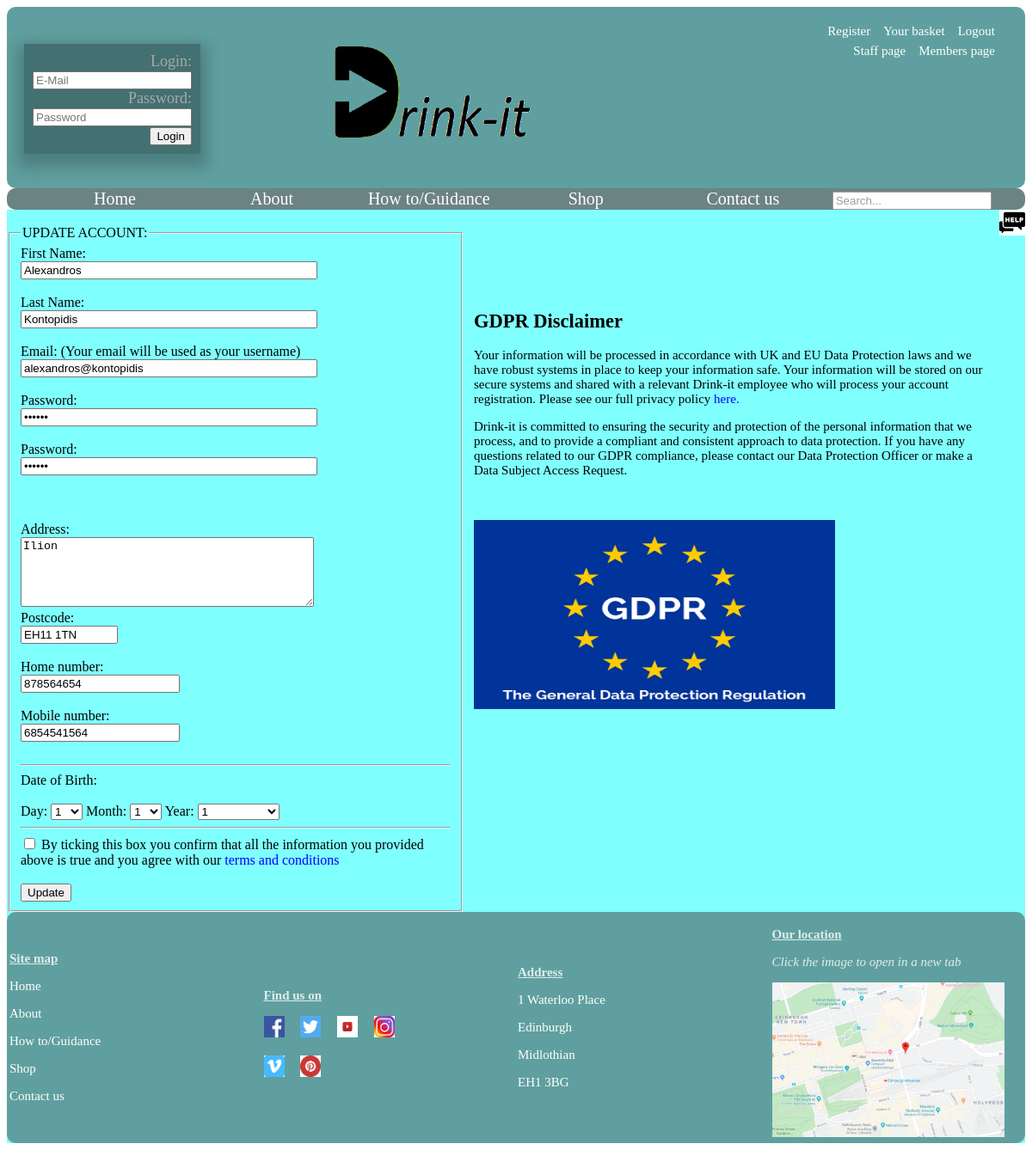
The app's page /update.php?customerID=126 (signed in) with its own data.
### tables this page shows
CREATE TABLE `customers` (
  `customerID` int(10) UNSIGNED NOT NULL,
  `firstName` char(50) NOT NULL,
  `lastName` char(50) NOT NULL,
  `email` char(50) NOT NULL,
  `password1` char(50) NOT NULL,
  `password2` char(50) NOT NULL,
  `address` char(250) NOT NULL,
  `postcode` char(20) NOT NULL,
  `homeNumber` char(20) DEFAULT NULL,
  `mobileNumber` char(20) DEFAULT NULL,
  `day` char(2) DEFAULT NULL,
  `month` char(2) DEFAULT NULL,
  `year` char(40) DEFAULT NULL,
  `agree` varchar(1) NOT NULL
);

### update.php (the view, shortened to what this page needs)
<?php
include 'connect.php';
include 'process-update-form.php';
$id = $_GET['customerID'];
$query = "SELECT * FROM customers WHERE customerID=$id";
$result = mysqli_query($connect, $query);
?>
<!DOCTYPE html>
<html lang="en">
<head>
	<link rel="stylesheet" href="css/style.css">
</head>
<header>
	<div><?php if(!isset($_SESSION['email'])){echo '<a class="toplinks" href="login.php">Login</a>';}else{echo '<a class="toplinks" href="session-feedback.php">Logout</a>';}?></div>
	<div><a class="toplinks" href="under_construction.html">Your basket</a></div>
	<div><a class="toplinks" href="register.php">Register</a></div><br/>
	<div><a class="toplinks" href="loggedin.php">Members page</a></div>
	<div><a class="toplinks" href="staff_area.php">Staff page</a></div>
	<div class="loginpopup">
		<div class="account">
			<form>
			Login:
			<div>
				<input type="text" name="login" placeholder="E-Mail">
			</div>
             Password:
			<div>
				<input type="password" name="password" placeholder="Password">
			</div>
			<div>
				<input type="submit" value="Login">
			</div>
			</form>
		</div>
	</div>
	<a href="landingpage.html"><img class="logo" src="images/logo2.png" alt="logo"></a>
</header>
<body>
<div class="menu">
	<div class="item"><a href="landingPage.php" target="_self">Home</a></div>
	<div class="item"><a href="under_construction.php" target="_self">About</a></div>
	<div class="item"><a href="guidance.php" target="_self">How to/Guidance</a></div>
	<div class="item"><a href="under_construction.php" target="_self">Shop</a></div>
	<div class="item"><a href="under_construction.php" target="_self">Contact us</a></div>
	<div class="item"><input type="text" placeholder="Search..."></div>
</div>
<div class="background">
	<a href="guidance.php"><img class="sticky" src="images/help.png" alt="help"></a>
<?php
while ($row = mysqli_fetch_assoc($result)){
	$id = $row['customerID'];
	$firstName = $row['firstName'];
	$lastName = $row['lastName'];
	$email = $row['email'];
	$password1 = $row['password1'];
	$password2 = $row['password2'];
	$address = $row['address'];
	$postcode = $row['postcode'];
	$homeNumber = $row['homeNumber'];
	$mobileNumber = $row['mobileNumber'];
	$day = $row['day'];
}
?>
<div  class="general">
<div class="registerdiv">
<form action = "update_confirmation.php?customerID=<?php echo $id; ?>" method="post">
<fieldset style="width:500px">
<legend>UPDATE ACCOUNT:</legend>
	<label for="firstName">First Name:</label><br/>
	<input size="40" type="text" name="firstName" id="firstName" required autofocus value="<?php echo $firstName; ?>"/><br/>
	<br/><label for="lastName">Last Name:</label><br/>
	<input size="40" type="text" name="lastName" id="lastName" required value="<?php echo $lastName; ?>"/><br/>
	<br/><label for="email">Email: (Your email will be used as your username)</label><br/>
	<input size="40" type="email" name="email" id="email" required value="<?php echo $email; ?>"/><br/>
	<br/><label for="password1">Password:</label><br/>
	<input size="40" name="password1" type="password" required id="password1" value="<?php echo $password1; ?>"/><br/>
	<br/><label for="password2">Password:</label><br/>
	<input size="40" name="password2" type="password" required onchange="check();" id="password2" value="<?php echo $password2; ?>"/><br/><br/>
	<span id="match" ><b></b></span><br>
	<br/><label for="address">Address:</label><br/>
	<textarea name="address" id="address" rows="5" cols="40"><?php echo $address; ?></textarea>
	<br/><label for="postcode">Postcode:</label><br/>
	<input size="11" name="postcode" pattern="[A-Za-z]{1,2}[0-9Rr][0-9A-Za-z]? [0-9][ABD-HJLNP-UW-Zabd-hjlnp-uw-z]{2}" id="postcode" required value="<?php echo $postcode; ?>"/><br/>
	<br/><label for="homeNumber">Home number:</label><br/>
	<input type="number" name="homeNumber" id="homeNumber" required value="<?php echo $homeNumber; ?>"/><br/>
	<br/><label for="mobileNumber">Mobile number:</label><br/>
	<input type="number" name="mobileNumber" id="mobileNumber" required value="<?php echo $mobileNumber; ?>"/><br/><br/>
	<hr>
	<label>Date of Birth:</label><br/>
	<br><label class = "dob" for="day">Day:</label>
	<select name="day" id = "day" size="1">
		<option selected="selected" ><?php echo $day; ?></option>
	</select>
	<label class = "dob" for="month">Month:</label>
	<select name="month" id="month" size="1">
		<option selected="selected" ><?php echo $day; ?></option>
	</select>
	<label class = "dob" for="year">Year:</label>
	<select name="year" id="year" size="1">
		<option selected="selected" ><?php echo $day; ?></option>
	</select>	<br/>
	<hr>
	<input type="checkbox" name="agree" id="agree" value="0"/>
		<label>By ticking this box you confirm that all
							the information you provided above is
							true and you agree with our
							<a style="color:blue" href="under_construction.html" target="_self">terms and conditions</a></label>
	<br><br>
	<input class="reg_button" name="update" Value="Update" type="submit"/>
</fieldset>
</form>
</div>
<br>
<div class = "disclaimer">
	<h2> GDPR Disclaimer</h2>
	<p>Your information will be processed in accordance with UK and EU Data Protection laws and we have robust systems in place to keep your information safe.
	Your information will be stored on our secure systems and shared with a relevant Drink-it employee who will process your account registration.
	Please see our full privacy policy <a style="color:blue" href="under_construction.html" target="_self">here.</a></p>
	<p>Drink-it is committed to ensuring the security and protection of the personal information that we process, and to provide a compliant and consistent approach
	 to data protection. If you have any questions related to our GDPR compliance, please contact our Data Protection Officer or make a Data Subject Access Request.</p>
	 <br><br>
	 <img src="images/gdpr.jpg" alt="gdpr" height="220" width="420"></img>
</div>
</div>
<div class="foot">
	<table class="footer">
	<tr>
	<td>
		<p class="footer_head"><strong><u>Site map</u></strong></p>
		<p><a href="landingpage.html" target="_self">Home</a></p>
		<p><a href="under_construction.html" target="_self">About</a></p>
		<p><a href="guidance.html" target="_self">How to/Guidance</a></p>
		<p><a href="under_construction.html" target="_self">Shop</a></p>
		<p><a href="under_construction.html" target="_self">Contact us</a></p>
	</td>
	<td>
		<p class="footer_head"><strong><u>Find us on</u></strong></p>
		<a href="https://www.facebook.com/" target="_blank"><img class="social" src="images/facebook.png" alt="facebook"></a>
		<a href="https://twitter.com/" target="_blank"><img class="social" src="images/twiter.png" alt="twiter"></a>
		<a href="https://www.youtube.com/" target="_blank"><img class="social" src="images/youtube.png" alt="youtube"></a>
		<a href="https://www.instagram.com/" target="_blank"><img class="social" src="images/instagram.jpg" alt="instagram"></a><br><br>
		<a href="https://vimeo.com/" target="_blank"><img class="social" src="images/vimeo.png" alt="vimeo"></a>
		<a href="https://vimeo.com/" target="_blank"><img class="social" src="images/pinterest.png" alt="pinterest"></a>
	</td>
	<td>
		<p class="footer_head"><strong><u>Address</u></strong></p>
		<p style="color:white"> 1 Waterloo Place</p>
		<p style="color:white"> Edinburgh</p>
		<p style="color:white"> Midlothian</p>
		<p style="color:white"> EH1 3BG</p>
	</td>
	<td>
			<p class="footer_head"><strong><u>Our location</u></strong></p>
			<p class="footer_head"><i>Click the image to open in a new tab</i></p>
			<a href="https://www.google.co.uk/maps/@55.9515032,-3.199199,15.25z?hl=en" target="_blank"><img class="map" src="images/map.png" alt="map"></a>
		</td>
	</tr>
	</table>
</div>
</body>
</html>

### css/style.css (style rules this page uses)
header { background:#609f9f; text-align:right; height: 100%; padding: 1em; font-size: 20px; vertical-align: middle; border-radius: 10px; }
.toplinks { font-size:15px; display: inline-block; float:right; }
.account { display:block; padding:10px; position: absolute; float:right; background-color: #437070; min-width: 160px; box-shadow: 0px 8px 16px 8px rgba(0,0,0,0.2); font-size: 18px; color: DarkGrey; }
a:link, a:visited { color:white; text-decoration:none; padding-right: 1em; }
.logo { display: block; margin-left: auto; margin-right: auto; width: 250px; height:125px; }
.menu { background-color:DarkSlateGrey; opacity: 0.7; font-size: 20px; padding-top: 1px; text-align: center; border-radius: 10px; }
.item { width: 15%; display: inline-block; }
img.sticky { position: -webkit-sticky; position: sticky; float:right; top: 0; width: 30px; }
.foot { background-color:#609f9f; border-radius: 10px; display: block; }
.footer { width: 100%; table-layout: fixed; font-size: 15px; }
.social { width: 24px; height: 25px; }
.map { width: 270px; }
.footer_head { color: #dfecec; text-decoration: bold; font-size: 15px; }
.background { background-color: #80ffff; }
.general { display: flex; }
.disclaimer { width:600px; text-align:left; font-size: 15px; margin-left:auto; margin-right:auto; margin-top: 80px; font-family:Comic Sans MS; }

### records on screen
customers: firstName "Alexandros", lastName "Kontopidis", email "alexandros@kontopidis", address "Ilion", postcode "EH11 1TN", homeNumber "878564654", mobileNumber "6854541564", day "1", month "1", year "1"
